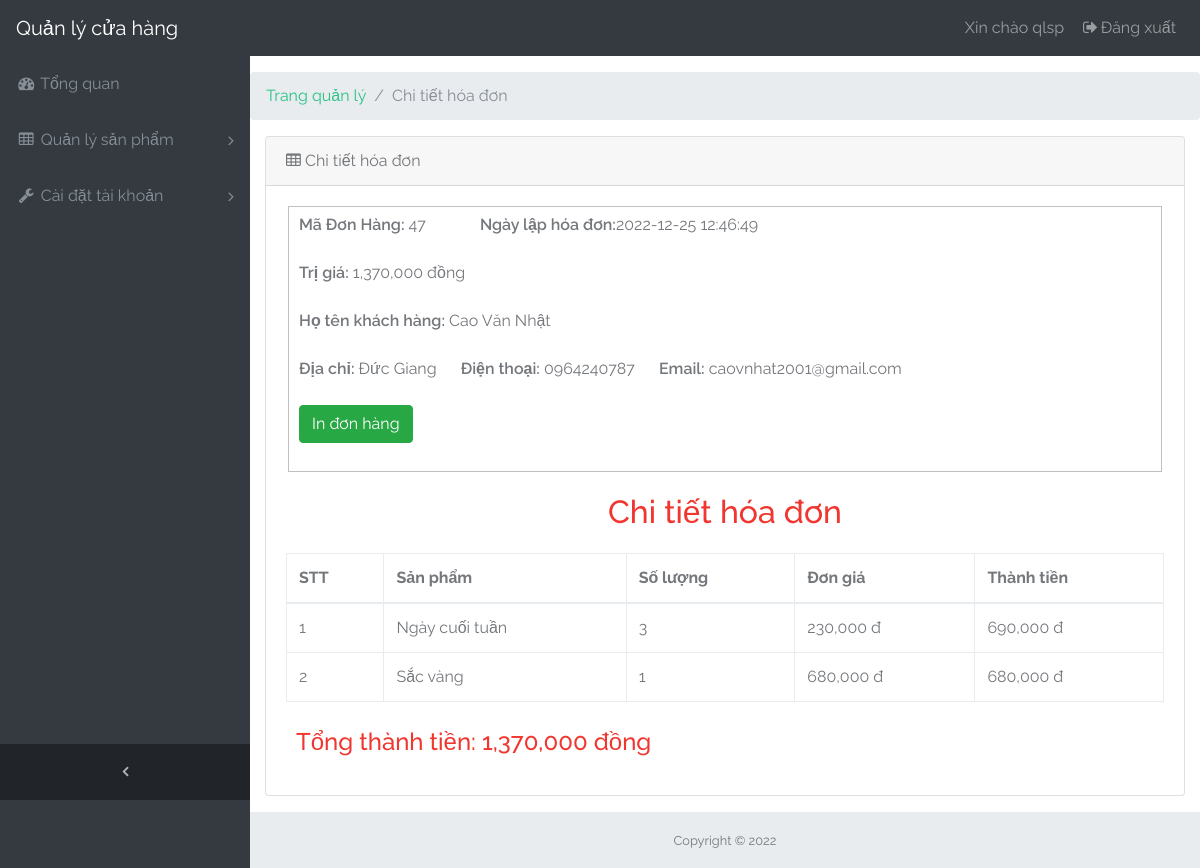
The app's page /admin/chi_tiet_hoa_don.php?ma_hoa_don=47 (signed in) with its own data.
### tables this page shows
CREATE TABLE `hoa_don` (
  `ma_hoa_don` int(11) NOT NULL,
  `ma_khach_hang` int(11) NOT NULL,
  `ngay_dat` datetime NOT NULL,
  `trang_thai` varchar(225) NOT NULL,
  `tong_thanh_tien` int(11) NOT NULL
);

CREATE TABLE `chi_tiet_hoa_don` (
  `id` int(11) NOT NULL,
  `MaHoa` int(11) NOT NULL,
  `so_luong` int(11) NOT NULL,
  `ma_hoa_don` int(11) NOT NULL
);

CREATE TABLE `khach_hang` (
  `ma_khach_hang` int(11) NOT NULL,
  `ten_khach_hang` varchar(100) NOT NULL,
  `phai` tinyint(1) NOT NULL DEFAULT 0,
  `email` varchar(50) NOT NULL,
  `dia_chi` varchar(100) NOT NULL,
  `dien_thoai` varchar(20) NOT NULL,
  `matKhau` varchar(250) NOT NULL,
  `isBlock` int(11) NOT NULL DEFAULT 0
);

CREATE TABLE `hoa` (
  `MaHoa` int(11) NOT NULL,
  `TenHoa` varchar(50) NOT NULL,
  `Gia` double NOT NULL,
  `GiaKhuyenMai` double NOT NULL DEFAULT 200000,
  `ThanhPhan` varchar(100) NOT NULL,
  `NoiDung` mediumtext NOT NULL,
  `Hinh` varchar(50) NOT NULL,
  `MaLoai` int(11) NOT NULL,
  `ThoiGian` date DEFAULT NULL,
  `SoLuongSP` int(50) NOT NULL
);

### admin/views/layout.php (called while the page is built)
<?php
require_once "layouts/head.php";
require_once "layouts/body.php";
require_once "layouts/footer.php";

### admin/chi_tiet_hoa_don.php (called while the page is built)
<?php
include("./controllers/c_hoa_don.php");
$c_hoa_don = new C_hoa_don();
$c_hoa_don->ChiTiet();
?>

### admin/models/database.php (called while the page is built, shortened)
<?php
class Database{
    public $host   = DB_HOST;
    public $user   = DB_USER;
    public $pass   = DB_PASS;
    public $dbname = DB_NAME;
    public $conn;
    public function __construct(){
        $this->conn->set_charset("utf8");
    }
private function connectDB(){
   $this->conn = new mysqli($this->host, $this->user, $this->pass,
    $this->dbname);
 }
public function execute($sql) {
  return $this->conn->query($sql);
}
public function loadAllRows($sql) {
  $result = $this->execute($sql);
  $data = [];
  while(($row = $result->fetch_assoc())) {
      $data[] =  $row;
  }
  return $data;
}
public function loadRow($sql) {
  $result = $this->execute($sql);
  return $result->fetch_assoc();
}
}
?>

### admin/models/m_hoa_don.php (called while the page is built, shortened)
<?php
require_once("database.php");
class M_hoa_don extends database
{
    public function Chi_Tiet($ma_hoa_don)
    {
        $sql="SELECT * FROM hoa_don inner join chi_tiet_hoa_don on hoa_don.ma_hoa_don=chi_tiet_hoa_don.ma_hoa_don inner join khach_hang on khach_hang.ma_khach_hang=hoa_don.ma_khach_hang where hoa_don.ma_hoa_don=$ma_hoa_don limit 1";
        return $this->loadRow($sql);
    }
    public function SanPhamTheoMaHoaDon($ma_hoa_don)
    {
        $sql="SELECT * FROM chi_tiet_hoa_don inner join hoa on chi_tiet_hoa_don.MaHoa=hoa.MaHoa where ma_hoa_don=$ma_hoa_don";
        return $this->loadAllRows($sql);
    }
}

### admin/views/v_chi_tiet_hoa_don.php (the view, shortened to what this page needs)
<div class="card mb-3">
  <div class="card-header print">
    <i class="fa fa-table"></i> Chi tiết hóa đơn</div>
    <div class="card-body">
      <fieldset class="chi_tiet_hoa_don">
            <p>
              <label>Mã Đơn Hàng:</label> <?=$chi_tiet_hoa_don['ma_hoa_don']?>
              <label><span style="margin-left:50px">Ngày lập hóa đơn: </span></label><?=$chi_tiet_hoa_don['ngay_dat']?>
            </p>
            <p>
              <label>Trị giá: </label> <?=number_format($chi_tiet_hoa_don['tong_thanh_tien'])?> đồng
            </p>
            <p>
              <label>Họ tên khách hàng: </label> <?=$chi_tiet_hoa_don['ten_khach_hang']?>
            </p>
            <p>
              <label>Địa chỉ: </label> <?=$chi_tiet_hoa_don['dia_chi']?>
              <label><span style="margin-left:20px">Điện thoại:</span></label> <?=$chi_tiet_hoa_don['dien_thoai']?>
              <label><span style="margin-left:20px">Email: </span></label> <?=$chi_tiet_hoa_don['email']?>
            </p>
            <p><input class="button print btn btn-success" type="button" value="In đơn hàng" name="btnIn" onclick="window.print()" /></p>
        </fieldset>
        <div class="tieu_de">
           <h1>Chi tiết hóa đơn</h1>
        </div>
  <table class="table table-bordered">
   <thead>
     <tr>
       <th>STT</th>
       <th>Sản phẩm</th>
       <th>Số lượng</th>
       <th>Đơn giá</th>
       <th>Thành tiền</th>
     </tr>
   </thead>
   <tbody>
     <?php
        $stt=0;
        foreach ($doc_san_pham as $sp) {
            $stt=$stt+1;
            echo "<tr>
            <td>$stt</td>
            <td>".$sp['TenHoa']."</td>
            <td>".$sp['so_luong']."</td>
            <td>".number_format($sp['GiaKhuyenMai'])." đ</td>
            <td>".number_format($sp['GiaKhuyenMai']*$sp['so_luong'])." đ</td>
            </tr>";
        }
     ?>
   </tbody>
 </table>
 <div class="pagination"><h4>Tổng thành tiền: <?=number_format($chi_tiet_hoa_don['tong_thanh_tien'])?> đồng</h4> </div>
    </div>
  </div>

### admin/public/css/sb-admin.css (style rules this page uses)
html { position: relative; min-height: 100%; }
body { overflow-x: hidden; }
body.sticky-footer { margin-bottom: 56px; }
body.fixed-nav { padding-top: 56px; }

### admin/public/css/style.css (style rules this page uses)
.chi_tiet_hoa_don p label { font-weight: 600; }
.tieu_de { text-align: center; margin-bottom: 20px; color: #f1362f; }
th, td { padding:10px; }
h4 { color: #f1362f; padding: 10px; }

### admin/public/css/demo.css (style rules this page uses)
*, *:after, *:before { -webkit-box-sizing: border-box; box-sizing: border-box; }
body { background: #e7ecea; color: #74777b; font-weight: 400; font-size: 1em; font-family: 'Raleway', Arial, sans-serif; }

### admin/public/css/print.css (style rules this page uses)
.print { display:none; }
table { width: 100%; border-collapse: collapse; }
table thead th { font-weight: bold; font-size: 15px; border-bottom: 1px solid #ddd; text-align:left; }
table tbody { border-bottom: 1px solid #ddd; }
tbody tr { background: #fff; }
table td, table th { padding: 10px; line-height: 1.3em; }

### records on screen
hoa_don: chi_tiet_hoa_don.ma_hoa_don "47", ngay_dat "2022-12-25 12:46:49", tong_thanh_tien "1,370,000", khach_hang.ten_khach_hang "Cao Văn Nhật", khach_hang.dia_chi "Đức Giang", khach_hang.dien_thoai "0964240787", khach_hang.email "caovnhat2001@gmail.com"
chi_tiet_hoa_don: MaHoa.TenHoa "Ngày cuối tuần", so_luong "3", MaHoa.GiaKhuyenMai "230,000", $sp['GiaKhuyenMai']*$sp['so_luong'] "690,000"
chi_tiet_hoa_don: MaHoa.TenHoa "Sắc vàng", so_luong "1", MaHoa.GiaKhuyenMai "680,000", $sp['GiaKhuyenMai']*$sp['so_luong'] "680,000"

### other values on screen
$hoTen "qlsp"
$title "Chi tiết hóa đơn"
